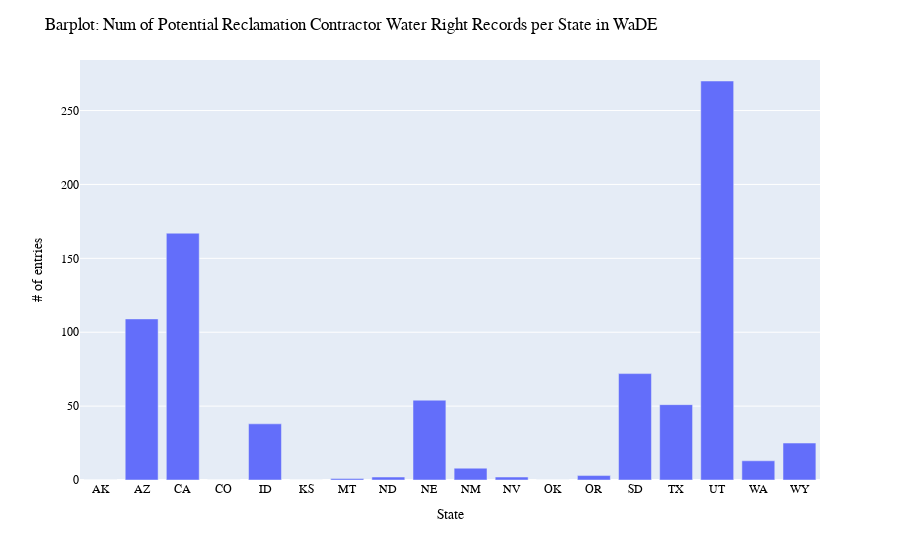

Notebook source saved alongside this figure:
### Code cell
# ---- Figure #3 Barplot: Number of Usable Unique Reclamation Contractor Names per from into WaDE  ----

fig = px.bar(df3, x='State', y='success')
fig.update_layout(bargap=0.2,
                  title="Barplot: Num of Potential Reclamation Contractor Water Right Records per State in WaDE",
                  xaxis_title="State",
                  yaxis_title="# of entries",
                    font=dict(
                        family="Arial Bold",
                        size=12,
                        color="Black")
                 )
fig.show()
fig.write_image('figures/result3.png', engine="kaleido")

### Figure 1 — Plotly figure (JSON) as saved in the notebook; plotly's stock layout.template omitted (floating-point values rounded to 4 significant figures)
{"data": [{"alignmentgroup": "True", "hovertemplate": "State=%{x}<br>success=%{y}<extra></extra>", "legendgroup": "", "marker": {"color": "#636efa", "pattern": {"shape": ""}}, "name": "", "offsetgroup": "", "orientation": "v", "showlegend": false, "textposition": "auto", "type": "bar", "x": ["AK", "AZ", "CA", "CO", "ID", "KS", "MT", "ND", "NE", "NM", "NV", "OK", "OR", "SD", "TX", "UT", "WA", "WY"], "xaxis": "x", "y": [0, 109, 167, 0, 38, 0, 1, 2, 54, 8, 2, 0, 3, 72, 51, 270, 13, 25], "yaxis": "y"}], "layout": {"bargap": 0.2, "barmode": "relative", "font": {"color": "Black", "family": "Arial Bold", "size": 12}, "legend": {"tracegroupgap": 0}, "margin": {"t": 60}, "title": {"text": "Barplot: Num of Potential Reclamation Contractor Water Right Records per State in WaDE"}, "xaxis": {"anchor": "y", "domain": [0, 1], "title": {"text": "State"}}, "yaxis": {"anchor": "x", "domain": [0, 1], "title": {"text": "# of entries"}}}}
